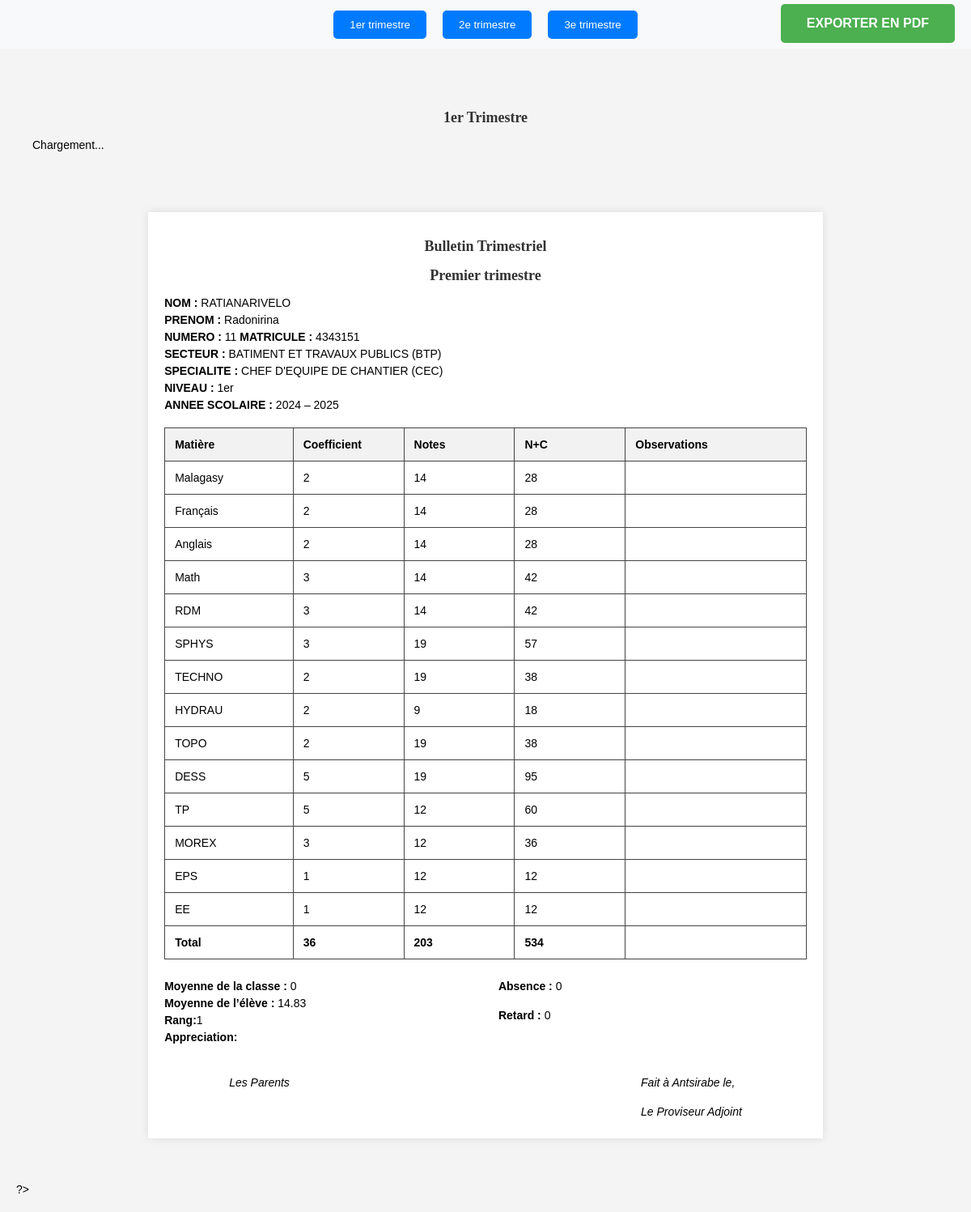
/Controller/AfficherNoteElController.php/?num_matricule=4343151&fil=cec&id=6, run on the app's committed database.
### tables this page shows
CREATE TABLE `eleves` (
  `id` int(11) NOT NULL,
  `nom` varchar(255) NOT NULL,
  `prenom` varchar(255) NOT NULL,
  `date_naissance` date NOT NULL,
  `numero` int(4) NOT NULL,
  `matricule` varchar(255) NOT NULL,
  `sexe` varchar(6) NOT NULL,
  `secteur` varchar(255) NOT NULL,
  `filiere` varchar(255) NOT NULL,
  `niveau` varchar(255) NOT NULL,
  `Contact` varchar(100) NOT NULL,
  `Address` varchar(100) NOT NULL,
  `Inscription` varchar(100) NOT NULL,
  `Observation` varchar(11) NOT NULL
);

CREATE TABLE `cec` (
  `id` int(11) NOT NULL,
  `num_matricule` varchar(255) NOT NULL,
  `Malagasy` int(11) NOT NULL,
  `Français` int(11) NOT NULL,
  `Anglais` int(11) NOT NULL,
  `MATH` int(11) NOT NULL,
  `RDM` int(11) NOT NULL,
  `SPHYS` int(11) NOT NULL,
  `TECHNO` int(11) NOT NULL,
  `HYDRAU` int(11) NOT NULL,
  `TOPO` int(11) NOT NULL,
  `DESS` int(11) NOT NULL,
  `TP` int(11) NOT NULL,
  `MOREX` int(11) NOT NULL,
  `EPS` int(11) NOT NULL,
  `EE` int(11) NOT NULL,
  `Trimestre` varchar(255) NOT NULL
);

CREATE TABLE `note` (
  `id_note` int(11) NOT NULL,
  `id_eleve` int(11) NOT NULL,
  `id_filiere` int(11) NOT NULL,
  `id_classe` int(11) NOT NULL,
  `total_note` int(5) NOT NULL,
  `moyenne` float(10,0) NOT NULL,
  `rang` int(11) DEFAULT NULL,
  `appreciation` varchar(255) NOT NULL,
  `absence` int(11) NOT NULL,
  `retard` int(11) NOT NULL,
  `trimestre` varchar(11) NOT NULL,
  `moyenne_classe` float NOT NULL
);

### views/afficherNote.php (the view, shortened to what the rows shown need)
<!DOCTYPE html>
<html lang="en">
<head>
</head>
<body>
    <?php
    if ($fil == "cec") {
    ?>
    <?php
        include '../views/btnHeader.php';
    ?>
        <div class="container" id="content">
            <h1>Bulletin Trimestriel</h1>
            <h2>Premier trimestre</h2>
            <div class="student-info">
                <?php
                if ($unEleve != null) { ?>
                    <p><strong>NOM :</strong> <?php echo $unEleve->getNom(); ?></p>
                    <p><strong>PRENOM :</strong> <?php echo $unEleve->getPrenom(); ?></p>
                    <p><strong>NUMERO :</strong> <?php echo $unEleve->getNumero(); ?> <strong>MATRICULE :</strong> <?php echo $unEleve->getMatricule(); ?></p>
                    <p><strong>SECTEUR :</strong> BATIMENT ET TRAVAUX PUBLICS (BTP)</p>
                    <p><strong>SPECIALITE :</strong> CHEF D'EQUIPE DE CHANTIER (CEC)</p>
                    <p><strong>NIVEAU :</strong> <?php echo $unEleve->getNiveau(); ?></p>
                    <p><strong>ANNEE SCOLAIRE :</strong> 2024 – 2025</p>
                <?php  }
                ?>
            </div>
            <table>
                <thead>
                    <th>Matière</th>
                    <th>Coefficient</th>
                    <th>Notes</th>
                    <th>N+C</th>
                    <th>Observations</th>
                </thead>
                <tbody>
                    <tr>
                        <td>Malagasy</td>
                        <td>2</td>
                        <td><?php echo $note->getMalagasy(); ?></td>
                        <td><?php echo $note->getMalagasy() * 2; ?></td>
                        <td></td>
                    </tr>
                    <tr>
                        <td>Français</td>
                        <td>2</td>
                        <td>
                            <?php echo $note->getFrancais(); ?>
                        </td>
                        <td><?php echo $note->getFrancais() * 2; ?></td>
                        <td></td>
                    </tr>
                    <tr>
                        <td>Anglais</td>
                        <td>2</td>
                        <td>
                            <?php echo $note->getAnglais(); ?>
                        </td>
                        <td><?php echo $note->getAnglais() * 2; ?></td>
                        <td></td>
                    </tr>
                    <tr>
                        <td>Math</td>
                        <td>3</td>
                        <td>
                            <?php echo $note->getMath(); ?>
                        </td>
                        <td><?php echo $note->getMath() * 3; ?></td>
                        <td></td>
                    </tr>
                    <tr>
                        <td>RDM</td>
                        <td>3</td>
                        <td>
                            <?php echo $note->getRdm(); ?>
                        </td>
                        <td><?php echo $note->getRdm() * 3; ?></td>
                        <td></td>
                    </tr>
                    <tr>
                        <td>SPHYS</td>
                        <td>3</td>
                        <td>
                            <?php echo $note->getSphys(); ?>
                        </td>
                        <td><?php echo $note->getSphys() * 3; ?></td>
                        <td></td>
                    </tr>
                    <tr>
                        <td>TECHNO</td>
                        <td>2</td>
                        <td>
                            <?php echo $note->getTechno(); ?>
                        </td>
                        <td><?php echo $note->getTechno() * 2; ?></td>
                        <td></td>
                    </tr>
                    <tr>
                        <td>HYDRAU</td>
                        <td>2</td>
                        <td>
                            <?php echo $note->getHydrau(); ?>
                        </td>
                        <td><?php echo $note->getHydrau() * 2; ?></td>
                        <td></td>
                    </tr>
                    <tr>
                        <td>TOPO</td>
                        <td>2</td>
                        <td>
                            <?php echo $note->getTopo(); ?>
                        </td>
                        <td><?php echo $note->getTopo() * 2; ?></td>
                        <td></td>
                    </tr>
                    <tr>
                        <td>DESS</td>
                        <td>5</td>
                        <td>
                            <?php echo $note->getDess(); ?>
                        </td>
                        <td><?php echo $note->getDess() * 5; ?></td>
                        <td></td>
                    </tr>
                    <tr>
                        <td>TP</td>
                        <td>5</td>
                        <td>
                            <?php echo $note->getTp(); ?>
                        </td>
                        <td><?php echo $note->getTp() * 5; ?></td>
                        <td></td>
                    </tr>
                    <tr>
                        <td>MOREX</td>
                        <td>3</td>
                        <td>
                            <?php echo $note->getMorex(); ?>
                        </td>
                        <td><?php echo $note->getMorex() * 3; ?></td>
                        <td></td>
                    </tr>
                    <tr>
                        <td>EPS</td>
                        <td>1</td>
                        <td>
                            <?php echo $note->getEps(); ?>
                        </td>
                        <td><?php echo $note->getEps(); ?></td>
                        <td></td>
                    </tr>
                    <tr>
                        <td>EE</td>
                        <td>1</td>
                        <td>
                            <?php echo $note->getEe(); ?>
                        </td>
                        <td><?php echo $note->getEe(); ?></td>
                        <td></td>
                    </tr>
                    <tr>
                        <td><strong>Total</strong></td>
                        <td><strong>36</strong></td>
                        <td><strong><?php echo $moyenne[1]; ?></strong></td>
                        <td><strong><?php echo $moyenne[2]; ?></strong></td>
                        <td></td>
                    </tr>
                </tbody>
            </table>
            <div class="footer">
                <div class="left">
                    <p><strong>Moyenne de la classe :</strong> <?php echo round($detailNote->getMoyenne_classe(), 2); ?></p>
                    <p><strong>Moyenne de l’élève :</strong> <?php echo $moyenne[0]; ?></p>
                    <p><strong>Rang:</strong><?php echo $detailNote->getRang(); ?></p>
                    <p><strong>Appreciation:</strong></p>
                </div>
                <div class="right">
                    <p><strong>Absence :</strong> <?php echo $detailNote->getAbsence(); ?></p>
                    <p><strong>Retard :</strong> <?php echo $detailNote->getRetard(); ?></p>
                </div>
            </div>
            <div class="signature">
                <div class="left">
                    <p>Les Parents</p>
                </div>
                <div class="right">
                    <p>Fait à Antsirabe le, </p>
                    <p>Le Proviseur Adjoint</p>
                </div>
            </div>
            <button type="submit" id="btn-print">Exporter en PDF</button>
        </div>
    <?php
    }
    ?>
</body>
</html>

### data on the page
eleves: nom "RATIANARIVELO", prenom "Radonirina", numero "11", matricule "4343151", niveau "1er"
cec: Malagasy "14", $note->getMalagasy()*2 "28", Français "14", $note->getFrancais()*2 "28", Anglais "14", $note->getAnglais()*2 "28", MATH "14", $note->getMath()*3 "42", RDM "14", $note->getRdm()*3 "42", SPHYS "19", $note->getSphys()*3 "57", TECHNO "19", $note->getTechno()*2 "38", HYDRAU "9", $note->getHydrau()*2 "18", TOPO "19", $note->getTopo()*2 "38", DESS "19", $note->getDess()*5 "95", TP "12", $note->getTp()*5 "60", MOREX "12", $note->getMorex()*3 "36", EPS "12", EE "12"
note: moyenne_classe "0", rang "1", absence "0", retard "0"

### other printed values
$moyenne[1] "203"
$moyenne[2] "534"
$moyenne[0] "14.83"
